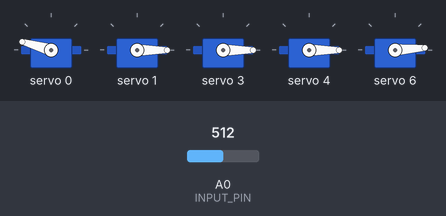
This sketch was run on a simulated Arduino Uno, built with avr-gcc and run on an emulated ATmega328P. Parts: 5 × servo. Inputs (shaded band) come from the test bench; at power-on: A0 (INPUT_PIN) = 512. What the sketch prints to the serial monitor is not drawn.

Above: at 0.1 s.
At 3.7 s:
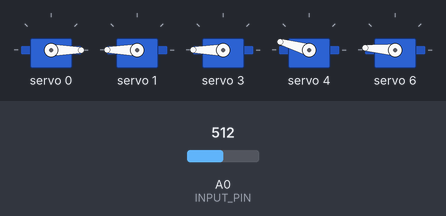
Timing chart, 0 to 7.0 s (numbered marks = the images above):
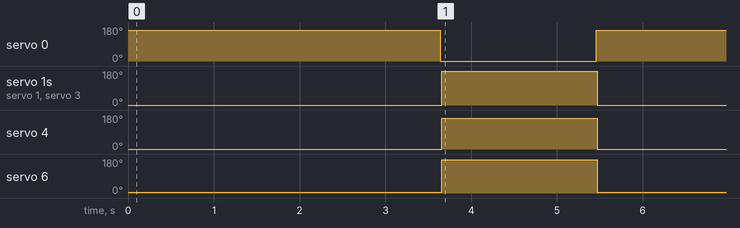

The sketch:

emg-code.ino
```cpp
#include <Wire.h>
#include <Adafruit_PWMServoDriver.h>

// called this way, it uses the default address 0x40
Adafruit_PWMServoDriver pwm = Adafruit_PWMServoDriver();
// you can also call it with a different address you want
//Adafruit_PWMServoDriver pwm = Adafruit_PWMServoDriver(0x41);

#define SAMPLE_RATE 500
#define BAUD_RATE 115200
#define INPUT_PIN A0
#define BUFFER_SIZE 128

uint8_t servonum = 0;

int circular_buffer[BUFFER_SIZE];
int data_index, sum;

void setup() {
	// Serial connection begin
	Serial.begin(BAUD_RATE);
  Serial.println("5 channel Servo test!");

  pwm.begin();

  pwm.setPWMFreq(60);  // Analog servos run at ~60 Hz updates

  delay(10);
}

void loop() {
	// Calculate elapsed time
	static unsigned long past = 0;
	unsigned long present = micros();
	unsigned long interval = present - past;
	past = present;

	// Run timer
	static long timer = 0;
	timer -= interval;

	// Sample and get envelop
	if(timer < 0) {
		timer += 1000000 / SAMPLE_RATE;
		int sensor_value = analogRead(INPUT_PIN);
		int signal = EMGFilter(sensor_value);
		int envelop = getEnvelop(abs(signal));
		Serial.print(signal);
		Serial.print(",");
		Serial.println(envelop);
    if(signal>=110){
      closePalm();
      delay(1800);
    }
    if(signal<-20){
      openPalm();
      delay(1800);
    }
	}
}

void openPalm() {
  pwm.setPWM(0, 0, 550);
  delay(2);
  pwm.setPWM(1, 0, 125);
  delay(2);
  pwm.setPWM(3, 0, 125);
  delay(2);
  pwm.setPWM(4, 0, 125);
  delay(2);
  pwm.setPWM(6, 0, 145);
  delay(2);
}

void closePalm(){
  pwm.setPWM(0, 0, 125);
  delay(2);
  pwm.setPWM(1, 0, 590);
  delay(2);
  pwm.setPWM(3, 0, 640);
  delay(2);
  pwm.setPWM(4, 0, 550);
  delay(2);
  pwm.setPWM(6, 0, 580);
  delay(2);
}

// Envelop detection algorithm
int getEnvelop(int abs_emg){
	sum -= circular_buffer[data_index];
	sum += abs_emg;
	circular_buffer[data_index] = abs_emg;
	data_index = (data_index + 1) % BUFFER_SIZE;
	return (sum/BUFFER_SIZE) * 2;
}

// Band-Pass Butterworth IIR digital filter, generated using filter_gen.py.
// Sampling rate: 500.0 Hz, frequency: [74.5, 149.5] Hz.
// Filter is order 4, implemented as second-order sections (biquads).
// Reference:
// https://docs.scipy.org/doc/scipy/reference/generated/scipy.signal.butter.html
// https://courses.ideate.cmu.edu/16-223/f2020/Arduino/FilterDemos/filter_gen.py
float EMGFilter(float input)
{
  float output = input;
  {
    static float z1, z2; // filter section state
    float x = output - 0.05159732*z1 - 0.36347401*z2;
    output = 0.01856301*x + 0.03712602*z1 + 0.01856301*z2;
    z2 = z1;
    z1 = x;
  }
  {
    static float z1, z2; // filter section state
    float x = output - -0.53945795*z1 - 0.39764934*z2;
    output = 1.00000000*x + -2.00000000*z1 + 1.00000000*z2;
    z2 = z1;
    z1 = x;
  }
  {
    static float z1, z2; // filter section state
    float x = output - 0.47319594*z1 - 0.70744137*z2;
    output = 1.00000000*x + 2.00000000*z1 + 1.00000000*z2;
    z2 = z1;
    z1 = x;
  }
  {
    static float z1, z2; // filter section state
    float x = output - -1.00211112*z1 - 0.74520226*z2;
    output = 1.00000000*x + -2.00000000*z1 + 1.00000000*z2;
    z2 = z1;
    z1 = x;
  }
  return output;
}
```

Measured:
- by itself, servo 0: 164° → 0° at 3.6 s, → 164° 1.8 s later
- by itself, servo 1, servo 3: 0° → 180° at 3.7 s, → 0° 1.8 s later
- by itself, servo 4: 0° → 164° at 3.7 s, → 0° 1.8 s later
- by itself, servo 6: 4° → 176° at 3.7 s, → 4° 1.8 s later
